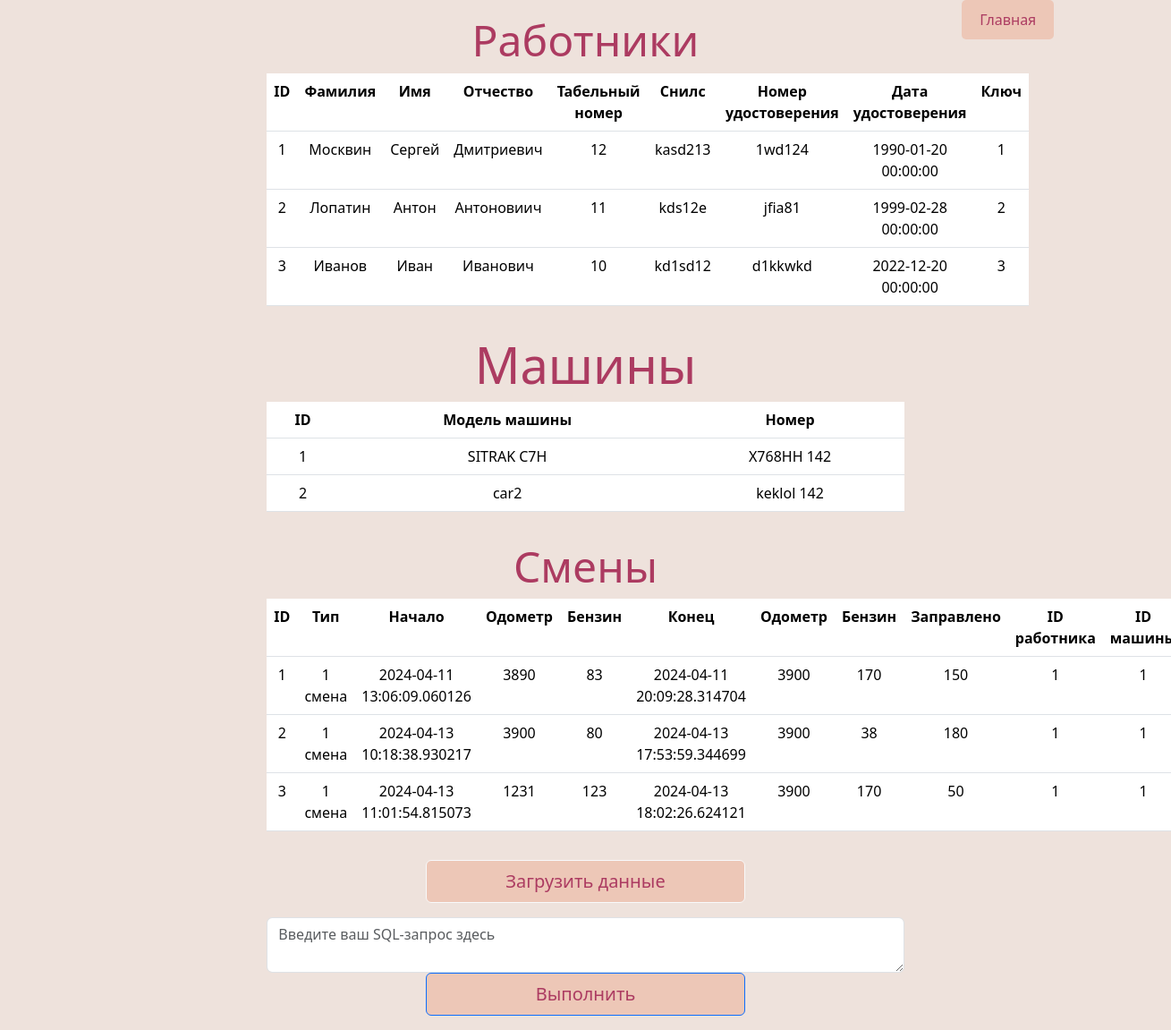
Before: /user/404 with the older database file.
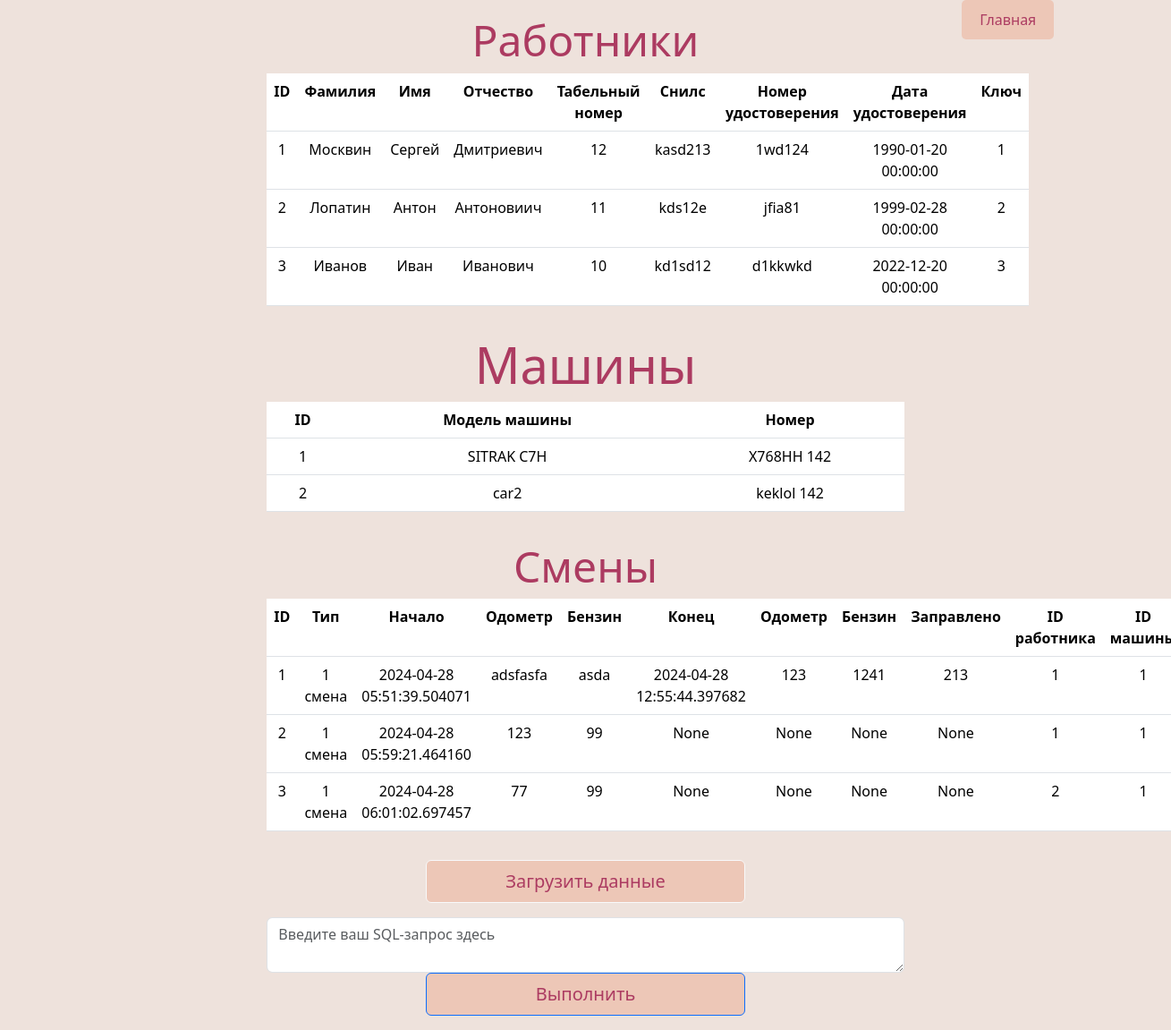
After: the same page with the newer database file.
### models.py (models this page shows)
class Workers(db.Model):
    __tablename__ = "Workers"
    id = db.Column(db.Integer, primary_key=True, autoincrement=True)
    last_name = db.Column(db.String(300), nullable=False)
    first_name = db.Column(db.String(300), nullable=False)
    surname = db.Column(db.String(300), nullable=False)
    tabel = db.Column(db.String(300), nullable=False)
    snils = db.Column(db.String(300), nullable=False)
    license_number = db.Column(db.String(300), nullable=False)
    license_date = db.Column(db.DateTime, nullable=False)
    key = db.Column(db.String(300), nullable=False)
    @staticmethod
    def select_all():
        return Workers.query.all()

class Vehicles(db.Model):
    __tablename__ = "Vehicles"
    id = db.Column(db.Integer, primary_key=True, autoincrement=True)
    model = db.Column(db.String(300), nullable=False)
    plate = db.Column(db.String(300), nullable=False)
    @staticmethod
    def select_all():
        return Vehicles.query.all()

class Shifts(db.Model):
    __tablename__ = "Shifts"
    id = db.Column(db.Integer, primary_key=True, autoincrement=True)
    type = db.Column(db.String(300), nullable=False)
    date_started = db.Column(db.DateTime, default=datetime.utcnow)
    date_ended = db.Column(db.DateTime,  nullable=True, default=None)
    odometer_start = db.Column(db.Integer, nullable=False)
    diesel_start = db.Column(db.Integer, nullable=False)
    odometer_end = db.Column(db.Integer, nullable=True, default=None)
    diesel_end = db.Column(db.Integer, nullable=True, default=None)
    refill = db.Column(db.Integer, nullable=True, default=None)
    employer_id = db.Column(db.Integer, db.ForeignKey('Workers.id'))
    vehicle_id = db.Column(db.Integer, db.ForeignKey('Vehicles.id'))
    @staticmethod
    def select_all():
        return Shifts.query.all()

### routes.py (the view, shortened to what this page needs)
@app.route('/user/404', methods=['GET', 'POST'])
def admin():
    workers = ORM.select('Workers')
    vehicles = ORM.select('Vehicles')
    shifts = ORM.select('Shifts')
    return render_template('admin.html', workers=workers, vehicles=vehicles, shifts=shifts)

### orm.py (called while the page is built)
    @staticmethod
    def get_table(table):
        if table == "Workers": return Workers
        if table == "Vehicles": return Vehicles
        if table == "Shifts": return Shifts

    @staticmethod
    def select(table, id='All'):
        table = ORM.get_table(table)
        with app.app_context():
            rows = table.select_all()
            if id == 'All': return rows
            for row in rows:
                if row.id == id:
                    return row

### templates/admin.html (shortened to what this page needs)
{% extends 'base.html' %}
{% block body %}
<div class="cover-container d-flex w-75 mx-auto flex-column justify-content-center">
    <div class="mb-3">
        <h1 class="display-5">Работники</h1>
        <table class="table">
            <tr>
                <th>ID</th>
                <th>Фамилия</th>
                <th>Имя</th>
                <th>Отчество</th>
                <th>Табельный номер</th>
                <th>Снилс</th>
                <th>Номер удостоверения</th>
                <th>Дата удостоверения</th>
                <th>Ключ</th>
            </tr>
            {% for worker in workers %}
            <tr>
                <td>{{ worker.id }}</td>
                <td>{{ worker.last_name }}</td>
                <td>{{ worker.first_name }}</td>
                <td>{{ worker.surname }}</td>
                <td>{{ worker.tabel }}</td>
                <td>{{ worker.snils }}</td>
                <td>{{ worker.license_number }}</td>
                <td>{{ worker.license_date }}</td>
                <td>{{ worker.key }}</td>
            </tr>
            {% endfor %}
        </table>
    </div>
    <div class="mb-3">
        <h1 class="display-4">Машины</h1>
        <table class="table">
            <tr>
                <th>ID</th>
                <th>Модель машины</th>
                <th>Номер</th>
            </tr>
            {% for vehicle in vehicles %}
            <tr>
                <td>{{ vehicle.id }}</td>
                <td>{{ vehicle.model }}</td>
                <td>{{ vehicle.plate }}</td>
            </tr>
            {% endfor %}
        </table>
    </div>
    <div class="mb-3">
        <h1 class="display-5">Смены</h1>
        <table class="table">
            <tr>
                <th>ID</th>
                <th>Тип</th>
                <th>Начало</th>
                <th>Одометр</th>
                <th>Бензин</th>
                <th>Конец</th>
                <th>Одометр</th>
                <th>Бензин</th>
                <th>Заправлено</th>
                <th>ID работника</th>
                <th>ID машины</th>
            </tr>
            {% for shift in shifts %}
            <tr>
                <td>{{ shift.id }}</td>
                <td>{{ shift.type }}</td>
                <td>{{ shift.date_started }}</td>
                <td>{{ shift.odometer_start }}</td>
                <td>{{ shift.diesel_start }}</td>
                <td>{{ shift.date_ended }}</td>
                <td>{{ shift.odometer_end }}</td>
                <td>{{ shift.diesel_end }}</td>
                <td>{{ shift.refill }}</td>
                <td>{{ shift.employer_id }}</td>
                <td>{{ shift.vehicle_id }}</td>
            </tr>
            {% endfor %}
        </table>
    </div>
    <div class="mb-3">
        <form method="GET" action="/user/404/upload">
            <button class="btn btn-light w-50 py-2" type="submit">Загрузить данные</button>
        </form>
    </div>
    <div class="form-floating">
        <form id="sql-form" method="POST" action="/user/404">
            <textarea class="form-control" name="sql_query" placeholder="Введите ваш SQL-запрос здесь"></textarea>
            <button class="btn btn-primary w-50 py-2" type="submit">Выполнить</button>
        </form>
    </div>
</div>
{% endblock %}

### templates/base.html (shortened to what this page needs)
<!doctype html>
<html lang="ru">
<head>
	<link href="https://cdn.jsdelivr.net/npm/bootstrap@5.3.3/dist/css/bootstrap.min.css" rel="stylesheet">
</head>
<body class="d-flex w-100 vh-100 text-center">
<a href="/" class="home-button">Главная</a>
<div class="cover-container d-flex w-75 h-100 p-3 mx-auto flex-column">
	{% block body %}
	{% endblock %}
</div>
</body>
</html>

Changed rows visible on the page:
changed Shifts id 1: date_started "2024-04-11 13:06:09.060126" → "2024-04-28 05:51:39.504071"; odometer_start "3890" → "adsfasfa"; diesel_start "83" → "asda"; date_ended "2024-04-11 20:09:28.314704" → "2024-04-28 12:55:44.397682"; odometer_end "3900" → "123"; diesel_end "170" → "1241"; refill "150" → "213"
changed Shifts id 2: date_started "2024-04-13 10:18:38.930217" → "2024-04-28 05:59:21.464160"; odometer_start "3900" → "123"; diesel_start "80" → "99"; date_ended "2024-04-13 17:53:59.344699" → "None"; odometer_end "3900" → "None"; diesel_end "38" → "None"; refill "180" → "None"
changed Shifts id 3: date_started "2024-04-13 11:01:54.815073" → "2024-04-28 06:01:02.697457"; odometer_start "1231" → "77"; diesel_start "123" → "99"; date_ended "2024-04-13 18:02:26.624121" → "None"; odometer_end "3900" → "None"; diesel_end "170" → "None"; refill "50" → "None"; employer_id "1" → "2"
